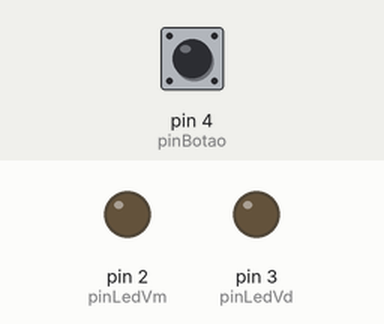
Simulated run of this sketch. Board: Arduino Uno, built with avr-gcc and run on an emulated ATmega328P. Shown: output pins drawn as LEDs (lit = HIGH). Dashed ring = blinking. The inputs (shaded band) are chosen by the test bench; at power-on: pin 4 (pinBotao) HIGH.

Above: at 1.2 s.
1.3 s: pin 4 (pinBotao) pulled LOW for 0.15 s
At 1.54 s:
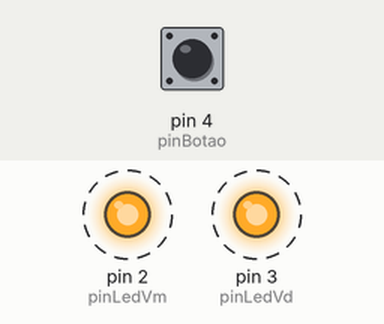
4.3 s: pin 4 (pinBotao) pulled LOW for 1 s
At 4.3 s:
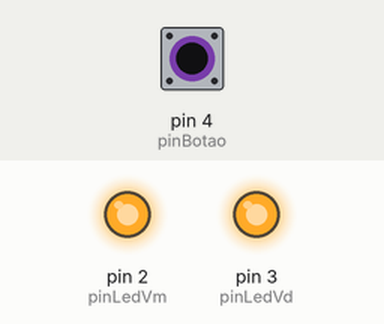
6.8 s: pin 4 (pinBotao) pulled LOW for 3.2 s
At 7.14 s:
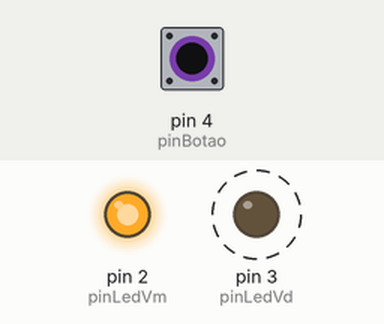
Timing chart, 0 to 17.5 s (numbered marks = the images above; inputs shaded):
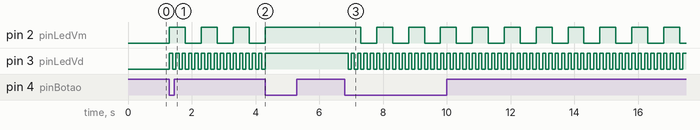

Measured:
- after the input at 1.3 s, pin 2 (pinLedVm): alternates HIGH for 0.50 s and LOW for 0.50 s, starting at once; pin 3 (pinLedVd): alternates HIGH for 0.10 s and LOW for 0.10 s, starting at once
- after the input at 4.3 s, pin 2 (pinLedVm), pin 3 (pinLedVd): stops changing and stays HIGH
- after the input at 6.8 s, pin 2 (pinLedVm): alternates HIGH for 0.50 s and LOW for 0.50 s, starting after 0.50 s; pin 3 (pinLedVd): alternates HIGH for 0.10 s and LOW for 0.10 s, starting after 0.10 s

The sketch:

aula_14_funcao.ino
```cpp
#define pinLedVm 2
#define pinLedVd 3
#define pinBotao 4

bool pisca = false;

bool leBotao(int porta);
void piscaLED(int porta, int tempo);

void setup() {
  pinMode(pinLedVm, OUTPUT);
  pinMode(pinLedVd, OUTPUT);
  pinMode(pinBotao, INPUT_PULLUP);
}

void loop() {
  if (leBotao(pinBotao)) {
    pisca = !pisca;
  }

  if (pisca) {
    piscaLED(pinLedVd, 100);
    piscaLED(pinLedVm, 500);
  }
}

bool leBotao(int porta) {
  static bool estadoAnterior[14] = {true,true,true,true,true,true,true,true,true,true,true,true,true,true};

  bool estadoBotao = digitalRead(porta);
  bool ligado = false;

  if (!estadoBotao && estadoAnterior[porta]) {
    ligado = true;
  }

  estadoAnterior[porta] = estadoBotao;

  return ligado;
}

void piscaLED(int porta, int tempo) {
  static unsigned long _delay[14] = {0,0,0,0,0,0,0,0,0,0,0,0,0,0};

  if ((millis() - _delay[porta]) < tempo) {
    digitalWrite(porta, HIGH);
  } else {
    digitalWrite(porta, LOW);
  }

  if ((millis() - _delay[porta]) >= (tempo * 2)) {
    _delay[porta] = millis();
  }
}
```
